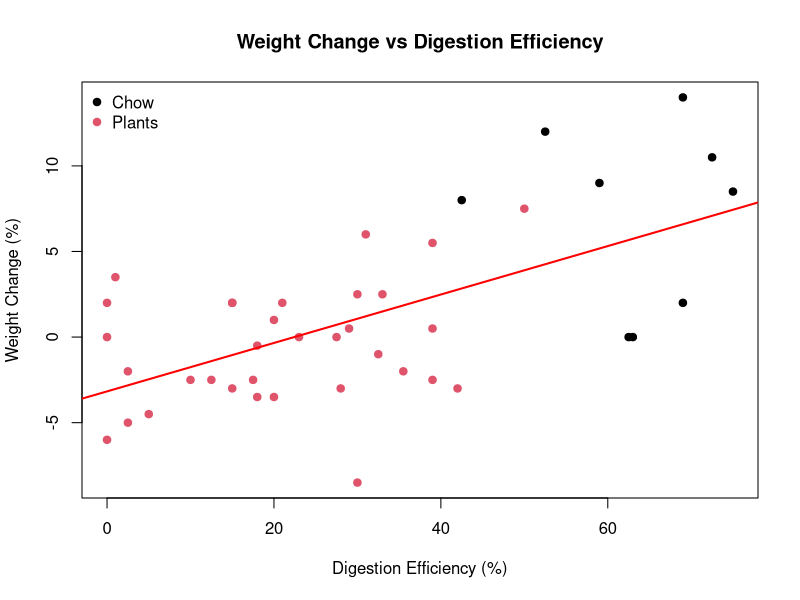
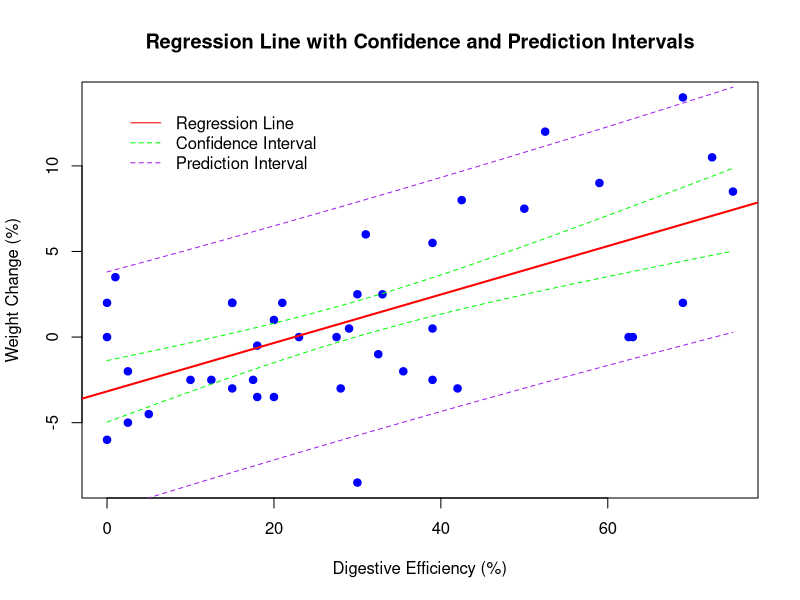

The R source for these figures, in order:
## ---- chunk 1
setwd("P:/langara/term 3/dana 4810")
SNOWGEESE <- read.table("SNOWGEESE.txt", header = TRUE)

#View(SNOWGEESE)
str(SNOWGEESE)
sapply(SNOWGEESE, class)
## ---- chunk 2

# 1) Variables of interest: type, categories, units

# variable types
sapply(SNOWGEESE, class)

# categorical variables + categories
categorical_vars <- names(SNOWGEESE)[sapply(SNOWGEESE, function(x) is.factor(x) || is.character(x))]
categorical_vars
lapply(SNOWGEESE[categorical_vars], unique)

# quantitative variables
quantitative_vars <- names(SNOWGEESE)[sapply(SNOWGEESE, is.numeric)]
quantitative_vars

# units
units <- data.frame(
  Variable = c("WtChange", "DigEff", "ADFiber"),
  Unit = c(
    "Percent change in initial weight (%)",
    "Digestion efficiency (%)",
    "Acid-detergent fiber (%)"
  )
)
units

## ---- chunk 3
 # closes any broken plot state
       # if it errors, ignore and keep going

SNOWGEESE$Diet <- factor(SNOWGEESE$Diet)

model <- lm(WtChange ~ DigEff, data = SNOWGEESE)

plot(
  WtChange ~ DigEff,
  data = SNOWGEESE,
  pch = 19,
  col = as.integer(Diet),
  xlab = "Digestion Efficiency (%)",
  ylab = "Weight Change (%)",
  main = "Weight Change vs Digestion Efficiency"
)

legend(
  "topleft",
  legend = levels(SNOWGEESE$Diet),
  col = seq_along(levels(SNOWGEESE$Diet)),
  pch = 19,
  bty = "n"
)

abline(model, col = "red", lwd = 2)
## ---- chunk 4
corWtChangevsDigEff <- cor(SNOWGEESE$WtChange, SNOWGEESE$DigEff)
corWtChangevsDigEff
# 4) Hypothesis test for correlation (alpha = 0.01)
cor_test <- cor.test(
  SNOWGEESE$WtChange,
  SNOWGEESE$DigEff,
  alternative = "two.sided",
  conf.level = 0.99
)
cor_test
## ---- chunk 5
cor_test <- cor.test(SNOWGEESE$WtChange, SNOWGEESE$DigEff, conf.level = 0.99)
cor_test
## ---- chunk 6
model <- lm(WtChange ~ DigEff, data = SNOWGEESE)
summary(model)
anova(model)


intercept <- coef(model)[1]
slope <- coef(model)[2]
## ---- chunk 7
confint(model, level = 0.90)
intercept <- coef(model)[1]
slope <- coef(model)[2]

intercept
slope
## ---- chunk 8
new_data <- data.frame(DigEff = 17)
conf_pred <- predict(model, new_data, interval = "confidence", level = 0.90)
print(conf_pred)
## ---- chunk 9
pred_interval <- predict(model, new_data, interval = "prediction", level = 0.90)

print(pred_interval)
## ---- chunk 10
plot(
  SNOWGEESE$DigEff, 
  SNOWGEESE$WtChange,
  main = "Regression Line with Confidence and Prediction Intervals",
  xlab = "Digestive Efficiency (%)",
  ylab = "Weight Change (%)",
  pch = 19,
  col = "blue"
)

abline(model, col = "red", lwd = 2)

dig_eff_seq <- seq(min(SNOWGEESE$DigEff), max(SNOWGEESE$DigEff), length.out = 100)
pred_values <- data.frame(DigEff = dig_eff_seq)

conf_band <- predict(model, newdata = pred_values, interval = "confidence", level = 0.90)
pred_band <- predict(model, newdata = pred_values, interval = "prediction", level = 0.90)

lines(dig_eff_seq, conf_band[,2], col = "green", lty = 2)
lines(dig_eff_seq, conf_band[,3], col = "green", lty = 2)

lines(dig_eff_seq, pred_band[,2], col = "purple", lty = 2)
lines(dig_eff_seq, pred_band[,3], col = "purple", lty = 2)

legend("topleft", legend = c("Regression Line", "Confidence Interval", "Prediction Interval"),
       col = c("red", "green", "purple"), lty = c(1,2,2), bty = "n", inset = 0.05)

## ---- chunk 11
r_squared <- summary(model)$r.squared
r_squared
